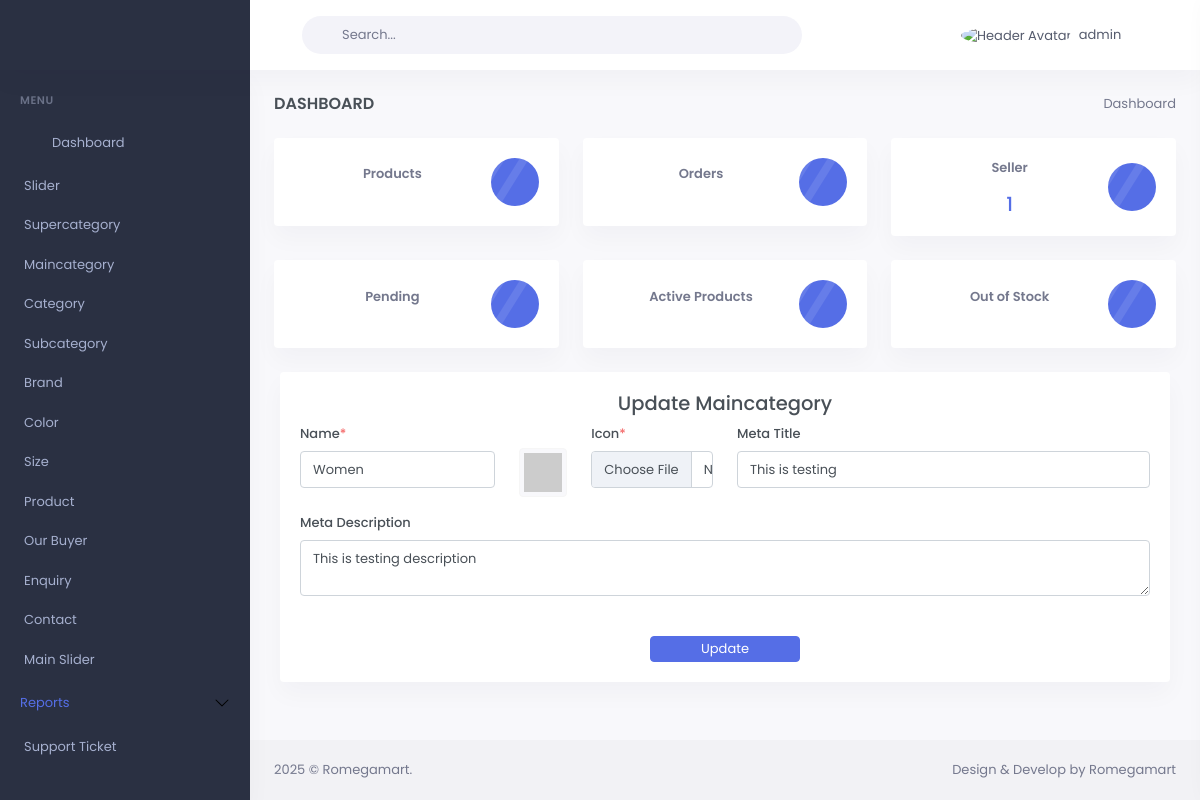
Before: /update-maincategory/1/ (signed in) with the older database file.
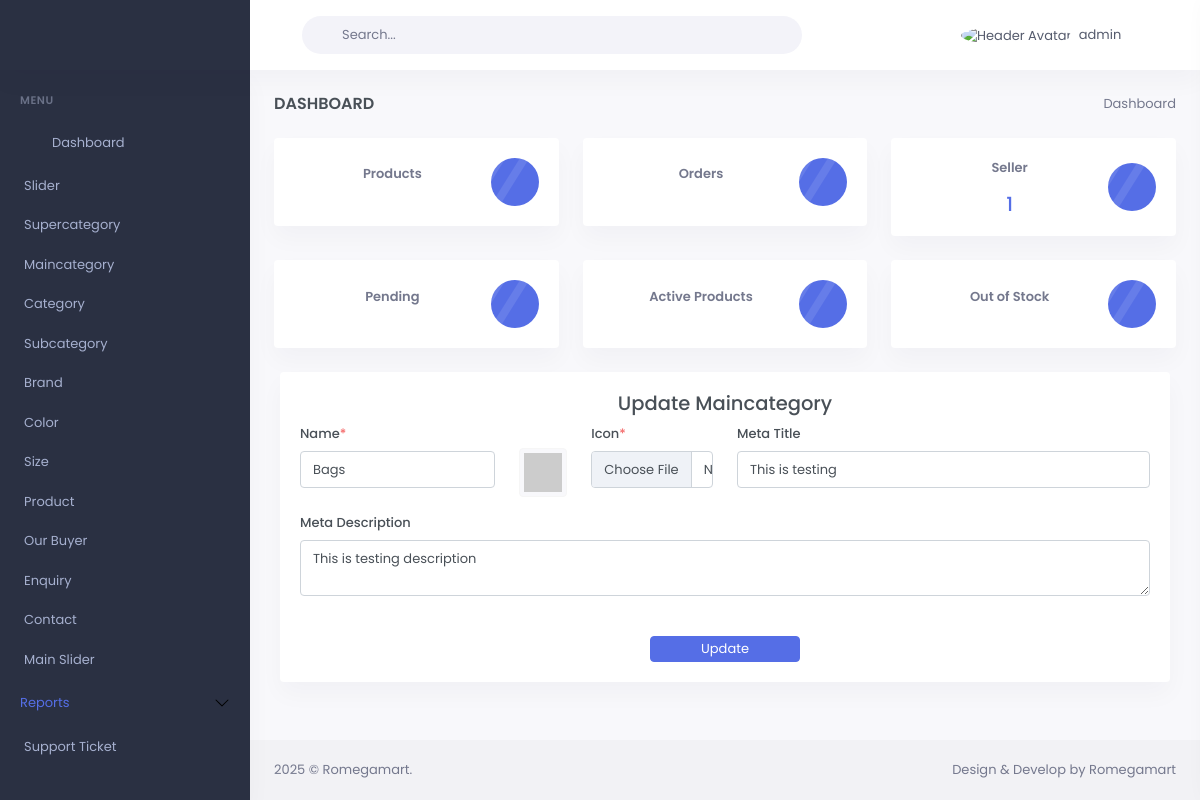
After: the same page with the newer database file.
### mainApp/models.py (models this page shows, shortened)
class Maincategory(models.Model):
    id = models.AutoField(primary_key=True)
    name = models.CharField(max_length=200, unique=True)
    slug = models.SlugField(max_length=200, unique=True)
    image = models.URLField(max_length=1024)
    title=models.CharField(max_length=100,default='',null=True,blank=True)
    description=models.TextField(default='',null=True,blank=True)

### mainApp/backend.py (the view, shortened to what this page needs)
# urls.py: path('update-maincategory/<int:id>/',backend.update_maincategory),
@login_required(login_url='/admin-login/')
@user_passes_test(is_superuser, login_url='/admin-login/')
def update_maincategory(Request,id):
    if not Request.user.is_superuser:
        return HttpResponseForbidden("You don't have permission to access this page.")
    else:
        maincategories=Maincategory.objects.all().order_by('id').reverse()
        data=Maincategory.objects.get(id=id)
        return render(Request,'backend/update-maincategory.html',{'data':data,'maincategories':maincategories})

### mainApp/backend.py (called while the page is built)
def is_superuser(user):
    return user.is_superuser

### mainApp/templates/backend/update-maincategory.html (shortened to what this page needs)
{% extends 'backend/index.html' %}
{% load static %}
{% block body %}
<div class="main-contentw-100">
    <div class="">
        <div class="container-fluid">
            <div class="row">
                <div class="col-xl-12">
                    <div class="card">
                        <div class="card-body">
                            <h4 class="text-center">Update Maincategory</h4>
                            <form method="post" enctype="multipart/form-data" onsubmit="return validateForm();">
                                <div class="row">
                                    <div class="col-lg-3">
                                        <div class="mb-3">
                                            <label class="form-label">Name<span class="text-danger">*</span></label>
                                            <input type="text" id="name" class="form-control" placeholder="Enter Name" name="name" required value="{{ data.name }}">
                                        </div>
                                    </div>
                                    {% if data.image %}
                                    <div class="col-lg-1 mt-4">
                                        <div class="mb-3">
                                            <img
                                                src="https://via.placeholder.com/50"
                                                data-src="{{ data.image }}"
                                                alt="Maincategory Image"
                                                class="lazy-load img-thumbnail"
                                                width="50"
                                                height="50">
                                        </div>
                                    </div>
                                    {% endif %}
                                    <div class="col-lg-2">
                                        <div class="mb-3">
                                            <label class="form-label">Icon<span class="text-danger">*</span></label>
                                            <input type="file" accept=".png,.jpg,.jpeg,.webp" class="form-control" name="image">
                                        </div>
                                    </div>
                                    <div class="col-lg-6">
                                        <div class="mb-3">
                                            <label class="form-label">Meta Title</label>
                                            <input type="text" class="form-control" placeholder="Enter Meta Title" name="title" value="{{ data.title }}">
                                        </div>
                                    </div>
                                    <div class="col-lg-12">
                                        <div class="mb-3">
                                            <label class="form-label">Meta Description</label>
                                            <textarea row="2" col="10" class="form-control" placeholder="Enter Meta Description" name="description">{{ data.description }}</textarea>
                                        </div>
                                    </div>
                                </div>
                                <div class="text-center">
                                    <button type="submit" class="btn btn-primary text-center mt-4" style="padding:2px 50px;">Update</button>
                                </div>
                            </form>
                        </div>
                    </div>
                </div>
            </div>
        </div>
    </div>
</div>
{% endblock %}

Changed rows visible on the page:
changed Maincategory "This is testing": name "Women" → "Bags"
